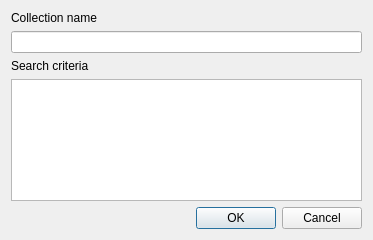
<?xml version="1.0" encoding="UTF-8"?>
<ui version="4.0">
 <class>SmartCollectionDialog</class>
 <widget class="QDialog" name="SmartCollectionDialog">
  <property name="geometry">
   <rect>
    <x>0</x>
    <y>0</y>
    <width>373</width>
    <height>240</height>
   </rect>
  </property>
  <property name="windowTitle">
   <string>Dialog</string>
  </property>
  <layout class="QVBoxLayout" name="verticalLayout">
   <item>
    <widget class="QLabel" name="label">
     <property name="text">
      <string>Collection name</string>
     </property>
    </widget>
   </item>
   <item>
    <widget class="QLineEdit" name="collectionNameEdit"/>
   </item>
   <item>
    <widget class="QLabel" name="label_2">
     <property name="text">
      <string>Search criteria</string>
     </property>
    </widget>
   </item>
   <item>
    <widget class="QTextEdit" name="criteriaEdit"/>
   </item>
   <item>
    <widget class="QDialogButtonBox" name="buttonBox">
     <property name="orientation">
      <enum>Qt::Horizontal</enum>
     </property>
     <property name="standardButtons">
      <set>QDialogButtonBox::Cancel|QDialogButtonBox::Ok</set>
     </property>
    </widget>
   </item>
  </layout>
 </widget>
 <resources/>
 <connections>
  <connection>
   <sender>buttonBox</sender>
   <signal>accepted()</signal>
   <receiver>SmartCollectionDialog</receiver>
   <slot>accept()</slot>
   <hints>
    <hint type="sourcelabel">
     <x>248</x>
     <y>254</y>
    </hint>
    <hint type="destinationlabel">
     <x>157</x>
     <y>274</y>
    </hint>
   </hints>
  </connection>
  <connection>
   <sender>buttonBox</sender>
   <signal>rejected()</signal>
   <receiver>SmartCollectionDialog</receiver>
   <slot>reject()</slot>
   <hints>
    <hint type="sourcelabel">
     <x>316</x>
     <y>260</y>
    </hint>
    <hint type="destinationlabel">
     <x>286</x>
     <y>274</y>
    </hint>
   </hints>
  </connection>
 </connections>
</ui>
